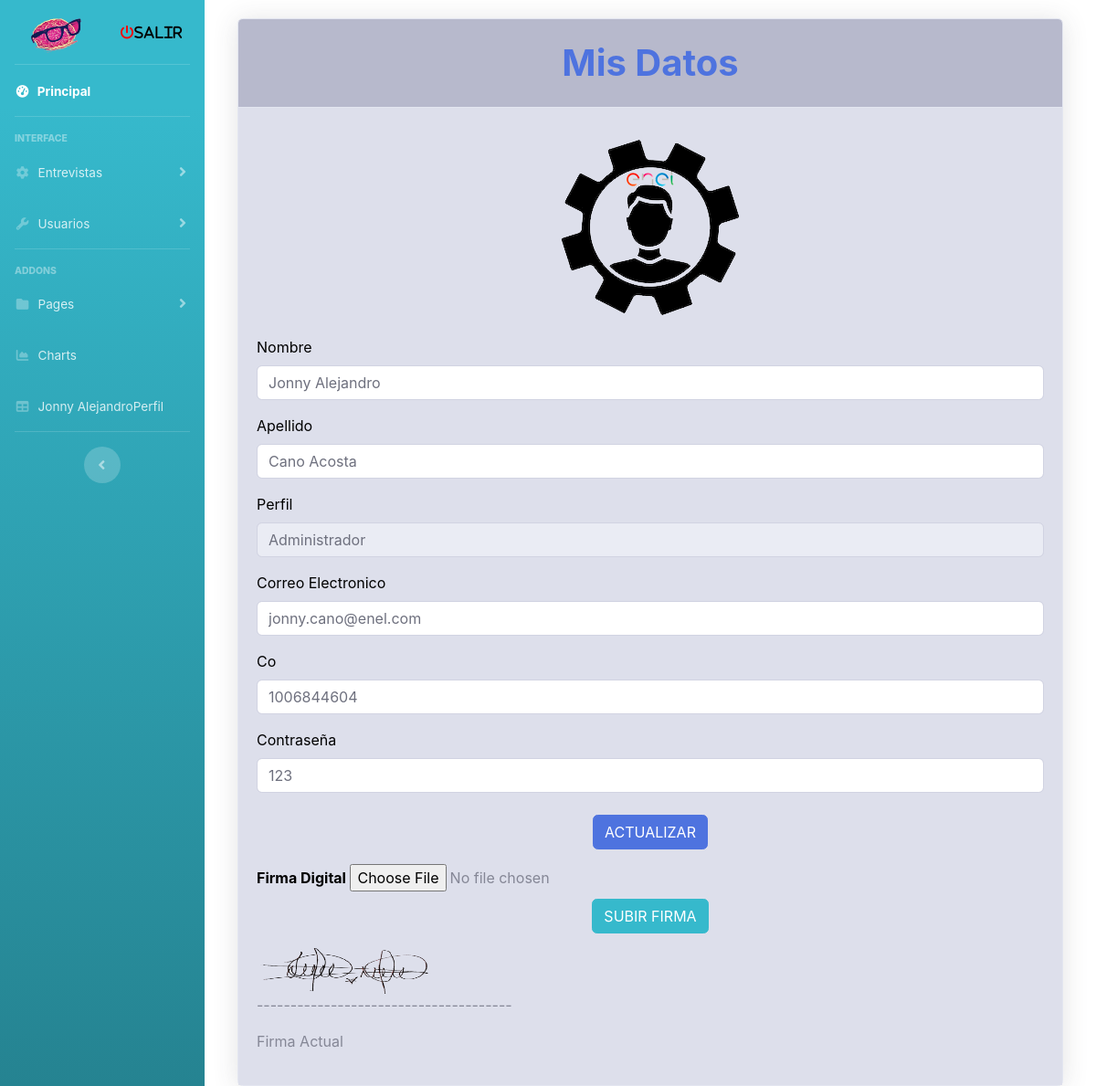
The app's page /View/misDatos.php (signed in), older data.
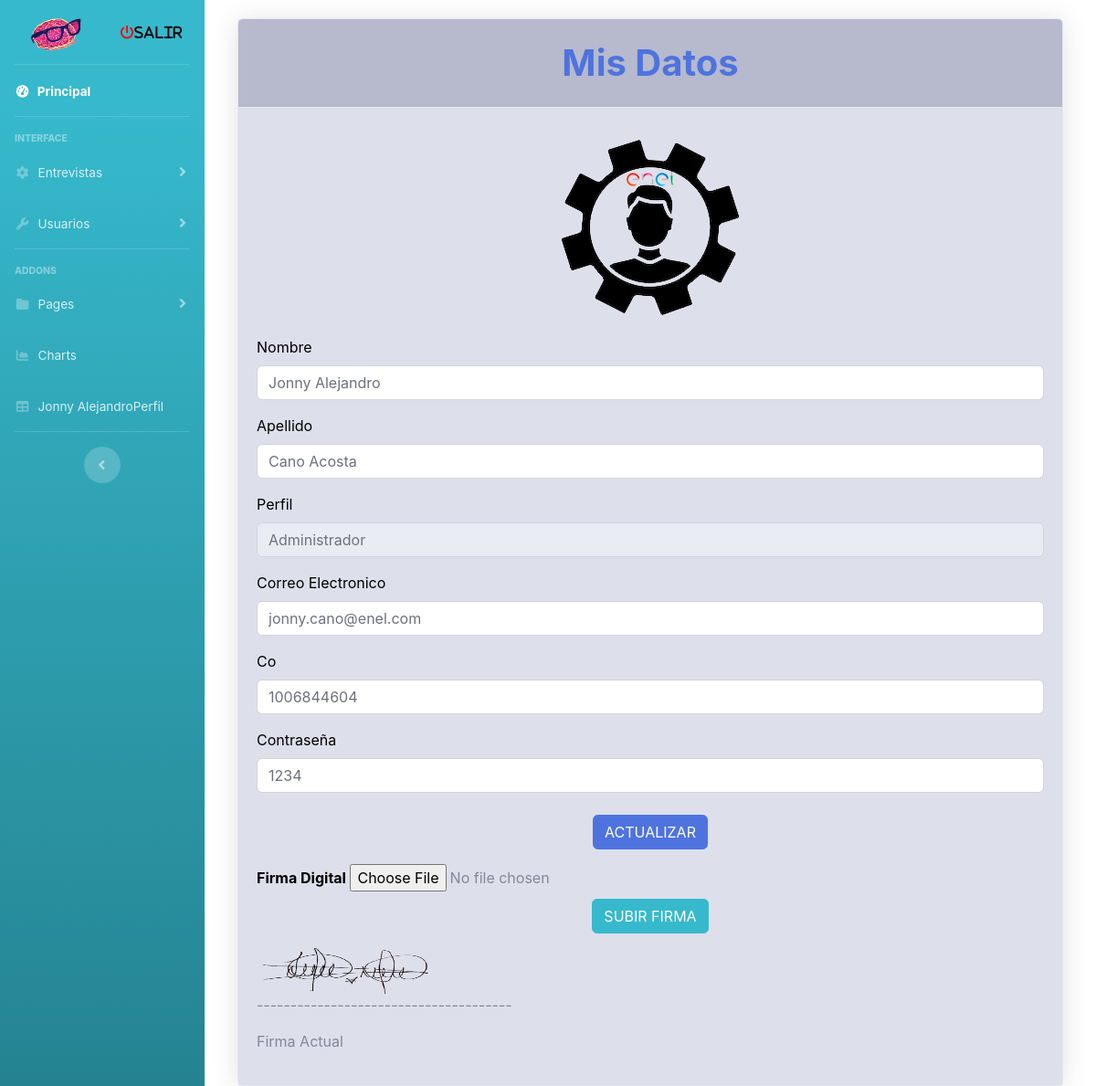
The same page, newer data.
### tables this page shows
CREATE TABLE `usuario` (
  `nombre` varchar(20) NOT NULL,
  `apellidos` varchar(20) NOT NULL,
  `co` int(15) NOT NULL,
  `Perfil` varchar(16) NOT NULL,
  `correo_electronico` varchar(40) NOT NULL,
  `contraseña` varchar(20) NOT NULL,
  `EGeneradas` bigint(30) DEFAULT 0
);

### View/misDatos.php (the view, shortened to what this page needs)
<?php include FOLDER_TEMPLATE . "head.php"; ?>
<?php include FOLDER_TEMPLATE . "sidebar.php"; ?>
<div class="container">
  <div class="col-xl-12 col-lg-8" style="margin-top: 20px;">
    <div class="card shadow mb-8">
      <div class="card-header py-4 bg-gray-500">
        <h1 class="m-0 font-weight-bold text-primary text-center ">Mis Datos</h1>
      </div>
      <div class="card-body bg-gray-300">
        <?php
        require_once "../Model/conexioon.php";
        $co = $_SESSION['co'];
        $nombre = $_SESSION['nombre'];
        $sql = "SELECT * FROM usuario WHERE co = '$co'";
        $rta = $objCnx->query($sql);
        while ($datos = $rta->fetch_array()) {
          $nombre = $datos['nombre'];
          $apellidos = $datos['apellidos'];
          $co = $datos['co'];
          $Perfil = $datos['Perfil'];
          $correo_electronico = $datos['correo_electronico'];
          $contraseña = $datos['contraseña'];
        }
        ?>
        <div>
          <center><img src="../img/misDatos.png" alt="Img_Modificar_Usuario"></center>
        </div>
        <form id="form1" name="form1" method="post" action="../Controller/controllermisDatos.php">
          <div class="form-group row">
            <div class="col-sm-12">
              <label style="color: black">Nombre</label>
              <input type="text" name="nombre" id="nombre" class="form-control form-control-user " value="<?php echo $nombre; ?>" required />
            </div>
          </div>
          <div class="form-group row">
            <div class="col-sm-12">
              <label style="color: black">Apellido</label>
              <input type="text" name="apellidos" id="apellidos" class="form-control form-control-user" value="<?php echo $apellidos; ?>" required />
            </div>
          </div>
          <div class="form-group row">
            <div class="col-sm-12">
              <label style="color: black">Perfil</label>
              <input class="form-control form-control-user " value="<?php echo $Perfil; ?>" readonly />
            </div>
          </div>
          <div class="form-group row">
            <div class="col-sm-12">
              <label style="color: black">Correo Electronico</label>
              <input type="email" name="correo_electronico" id="correo_electronico" class="form-control form-control-user" value="<?php echo $correo_electronico; ?>" required />
            </div>
          </div>
          <div class="form-group row">
            <div class="col-sm-12">
              <label style="color: black">Co</label>
              <input type="text" name="co" id="co" class="form-control" value="<?php echo $co; ?>" required />
            </div>
          </div>
          <div class="form-group row">
            <div class="col-sm-12">
              <label style="color: black">Contraseña</label>
              <input type="text" name="contraseña" id="contraseña" class="form-control form-control-user" value="<?php echo $contraseña; ?>" required />
            </div>
          </div>
          <div class="row justify-content-center">
            <input class="btn btn-primary mt-2" type="submit" name="button" id="button" value="ACTUALIZAR">
          </div>
        </form>
        <form action="../Controller/controllerFirma.php" enctype="multipart/form-data" method="post">
          <b style="color: black">Firma Digital</b>
          <input type="file" name="firma" id="firma" max_file_uploads="1" required />
          <div class="row justify-content-center">
            <input class="btn btn-info mt-2" type="submit" name="button" id="button" value="SUBIR FIRMA">
          </div>
        </form>
        <img src="../Firmas/<?php echo $co ?>.png" alt="<?php echo $nombre ?>" width="200px" height="50px">
        <p>--------------------------------------</p>
        <p>Firma Actual<p>
      </div>
    </div>
  </div>
</div>

Row changes from the older to the newer data that the page shows:
changed usuario "Jonny Alejandro": contraseña "123" → "1234"
